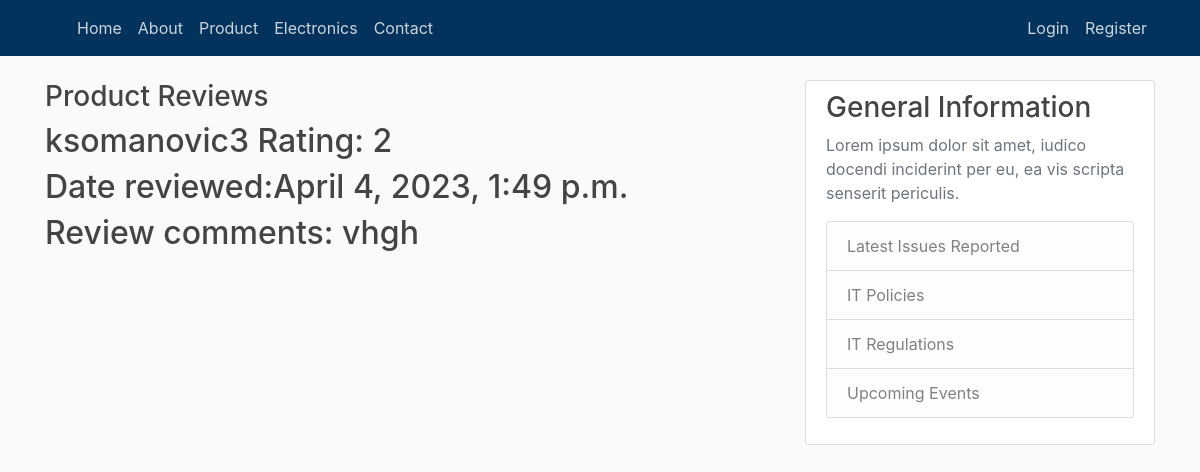
/itreporting/issue/1, run on an earlier commit of the app's database.
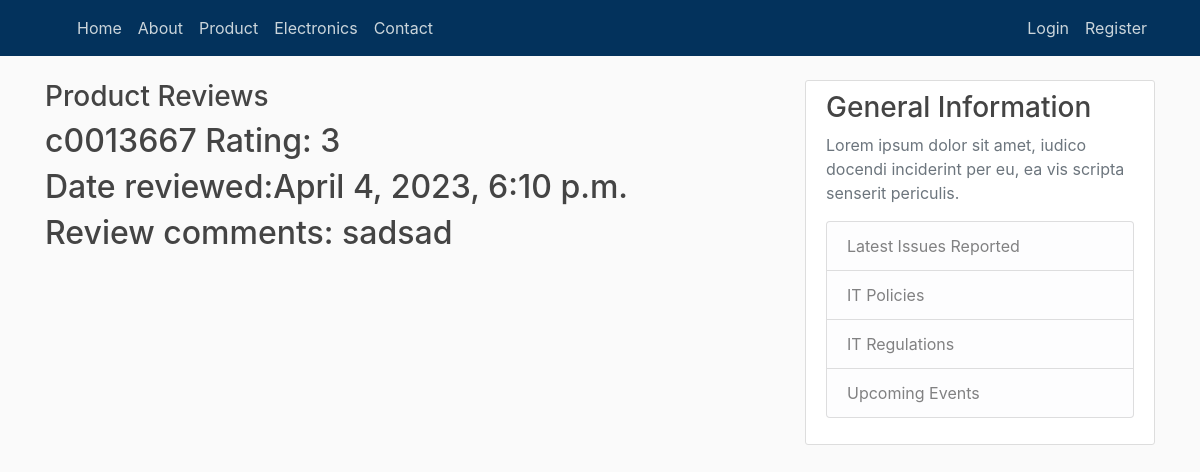
And on a later commit of the database.
### itreporting/models.py (models this page shows, shortened)
class Issue(models.Model):
    author_name=models.ForeignKey(User, on_delete=models.CASCADE)
    productrating=models.IntegerField(
        null=False,
        validators=[MaxValueValidator(5), MinValueValidator(1)]
    )
    details=models.TextField()
    date_reviewed=models.DateTimeField(default=timezone.now)

### itreporting/views.py (the view)
# urls.py: path('issue/<int:pk>', PostDetailView.as_view(), name='issue-detail'),
class PostDetailView(DetailView):
    model = Issue

### itreporting/templates/itreporting/issue_detail.html (shortened to what this page needs)
{% extends "itreporting/base.html" %}
{%block content%}
<div>
    <h3> {{'Product Reviews'}}</h3>
    <h2 class="article-title">{{ object.author_name }} Rating: {{object.productrating}}</h2>
    <h2 class="article-title">Date reviewed:{{ object.date_reviewed }}</h2>
    <h2 class="article-title">Review comments: {{object.details}}</h2>
</div>
{% endblock %}

What changed in the data, as far as the page shows it:
changed Issue: author_name "ksomanovic3" → "c0013667"; productrating "2" → "3"; date_reviewed "April 4, 2023, 1:49 p.m." → "April 4, 2023, 6:10 p.m."; details "vhgh" → "sadsad"
